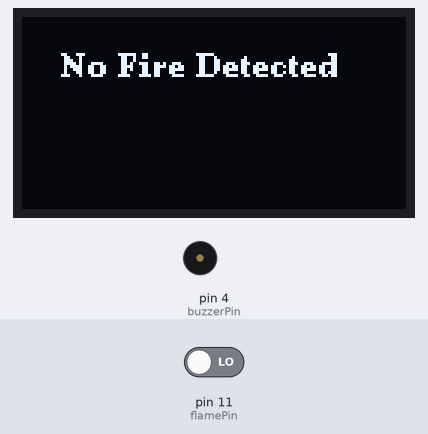
The sketch below on a simulated Arduino Uno, built with avr-gcc and run on an emulated ATmega328P. Parts: 128×64 one-colour display, buzzer (waves = sounding, pin HIGH). Inputs (shaded band) come from the test bench; at power-on: pin 11 (flamePin) LOW.

Above: at 3.2 s.
3.3 s: pin 11 (flamePin) driven HIGH
At 4.9 s:
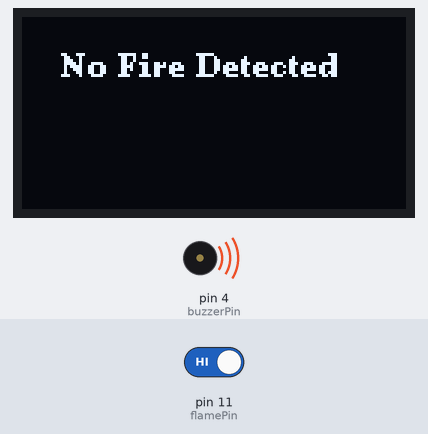
At 6.8 s:
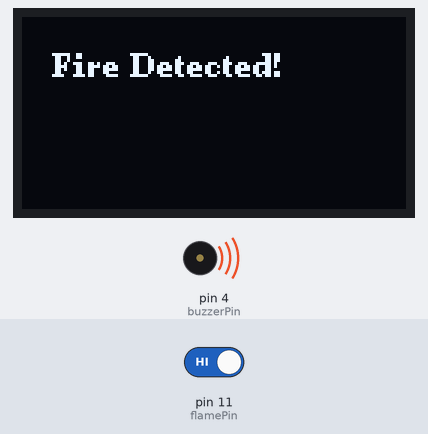
7.4 s: pin 11 (flamePin) driven LOW
At 8.6 s:
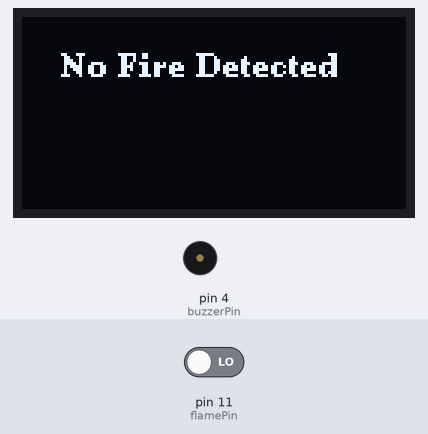
Timing chart, 0 to 10.4 s (numbered marks = the images above; inputs shaded):
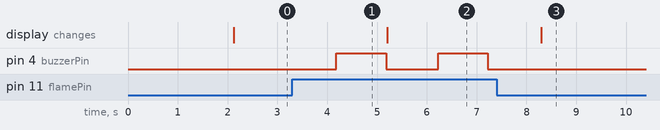

The sketch:

fire_Dtetector_.ino
```cpp
#include <Wire.h>
#include <U8g2lib.h>

// Initialize OLED display using I2C
U8G2_SSD1306_128X64_NONAME_F_HW_I2C u8g2(U8G2_R0, /* reset=*/ U8X8_PIN_NONE);

const int buzzerPin = 4;
const int flamePin =11;
int Flame = LOW;

void setup() {
  pinMode(buzzerPin, OUTPUT);
  pinMode(flamePin, INPUT);

  u8g2.begin();
  showStartupMessage();
}

void loop() {
  Flame = digitalRead(flamePin);

  u8g2.clearBuffer();
  u8g2.setFont(u8g2_font_ncenB08_tr);  // Set font

  if (Flame == HIGH) {
    u8g2.drawStr(10, 20, "Fire Detected! ");
    digitalWrite(buzzerPin, HIGH);
    delay(1000);
    digitalWrite(buzzerPin, LOW);
  } else {
    u8g2.drawStr(10, 20, "✅ No Fire Detected");
    digitalWrite(buzzerPin, LOW);
  }

  u8g2.sendBuffer();
  delay(1000);
}

void showStartupMessage() {
  u8g2.clearBuffer();
  u8g2.setFont(u8g2_font_ncenB08_tr);
  u8g2.drawStr(10, 30, " Fire Detector ");
  u8g2.sendBuffer();
  delay(2000);
}
```

Measured:
- after the input at 3.3 s, pin 4 (buzzerPin): alternates HIGH for 1.0 s and LOW for 1.0 s, starting after 0.88 s
- after the input at 7.4 s, pin 4 (buzzerPin): stops changing and stays LOW; the display: changes after 0.90 s (image 3)
